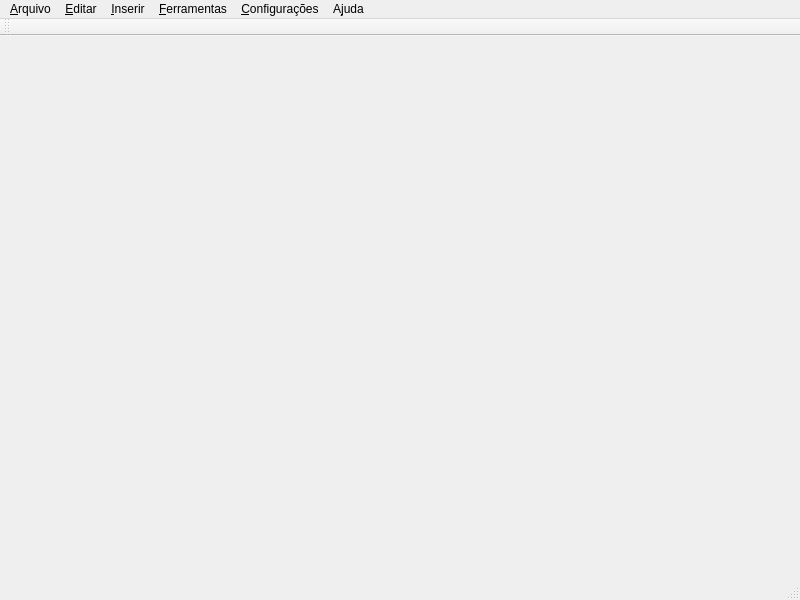
<?xml version="1.0" encoding="UTF-8"?>
<ui version="4.0">
 <class>MainWindow</class>
 <widget class="QMainWindow" name="MainWindow">
  <property name="geometry">
   <rect>
    <x>0</x>
    <y>0</y>
    <width>800</width>
    <height>600</height>
   </rect>
  </property>
  <property name="windowTitle">
   <string>Gerenciador SMESAP</string>
  </property>
  <widget class="QWidget" name="centralWidget"/>
  <widget class="QMenuBar" name="menuBar">
   <property name="geometry">
    <rect>
     <x>0</x>
     <y>0</y>
     <width>800</width>
     <height>21</height>
    </rect>
   </property>
   <widget class="QMenu" name="menu_arquivo">
    <property name="title">
     <string>&amp;Arquivo</string>
    </property>
    <addaction name="action_exportar_para_csv"/>
    <addaction name="action_sair"/>
   </widget>
   <widget class="QMenu" name="menu_editar">
    <property name="title">
     <string>&amp;Editar</string>
    </property>
    <widget class="QMenu" name="menu_excluir">
     <property name="title">
      <string>&amp;Excluir</string>
     </property>
     <addaction name="action_excluir_professores"/>
     <addaction name="action_excluir_situacoes"/>
     <addaction name="action_excluir_categorias"/>
     <addaction name="action_excluir_reg_jur"/>
     <addaction name="action_excluir_sedes"/>
     <addaction name="action_excluir_disciplinas"/>
    </widget>
    <addaction name="action_editar_professores"/>
    <addaction name="action_editar_situacao"/>
    <addaction name="action_editar_categoria"/>
    <addaction name="action_editar_reg_juridico"/>
    <addaction name="action_editar_sede"/>
    <addaction name="action_editar_disciplinas"/>
    <addaction name="menu_excluir"/>
   </widget>
   <widget class="QMenu" name="menu_ajuda">
    <property name="title">
     <string>A&amp;juda</string>
    </property>
    <addaction name="action_sobre_gsmesap"/>
    <addaction name="action_sobre_a_qt"/>
   </widget>
   <widget class="QMenu" name="menu_configuracoes">
    <property name="title">
     <string>&amp;Configurações</string>
    </property>
    <addaction name="action_configurar_conexao"/>
   </widget>
   <widget class="QMenu" name="menu_inserir">
    <property name="title">
     <string>&amp;Inserir</string>
    </property>
    <addaction name="action_inserir_situacao"/>
    <addaction name="action_inserir_categoria"/>
    <addaction name="action_inserir_reg_juridico"/>
    <addaction name="action_inserir_sede"/>
    <addaction name="action_inserir_disciplinas"/>
    <addaction name="action_inserir_professor"/>
   </widget>
   <widget class="QMenu" name="menu_ferramentas">
    <property name="title">
     <string>&amp;Ferramentas</string>
    </property>
    <addaction name="action_ferramentas_documentos"/>
   </widget>
   <addaction name="menu_arquivo"/>
   <addaction name="menu_editar"/>
   <addaction name="menu_inserir"/>
   <addaction name="menu_ferramentas"/>
   <addaction name="menu_configuracoes"/>
   <addaction name="menu_ajuda"/>
  </widget>
  <widget class="QToolBar" name="mainToolBar">
   <attribute name="toolBarArea">
    <enum>TopToolBarArea</enum>
   </attribute>
   <attribute name="toolBarBreak">
    <bool>false</bool>
   </attribute>
  </widget>
  <widget class="QStatusBar" name="statusBar"/>
  <action name="action_exportar_para_csv">
   <property name="text">
    <string>&amp;Exportar para csv...</string>
   </property>
   <property name="shortcut">
    <string>Ctrl+E</string>
   </property>
  </action>
  <action name="action_sair">
   <property name="text">
    <string>&amp;Sair</string>
   </property>
   <property name="shortcut">
    <string>Ctrl+Q</string>
   </property>
  </action>
  <action name="action_sobre_gsmesap">
   <property name="text">
    <string>&amp;Sobre GSMESAP...</string>
   </property>
  </action>
  <action name="action_sobre_a_qt">
   <property name="text">
    <string>S&amp;obre a Qt...</string>
   </property>
  </action>
  <action name="action_configurar_conexao">
   <property name="text">
    <string>&amp;Configurar Conexão...</string>
   </property>
  </action>
  <action name="action_editar_professores">
   <property name="text">
    <string>&amp;Professores</string>
   </property>
  </action>
  <action name="action_editar_situacao">
   <property name="text">
    <string>&amp;Situação</string>
   </property>
  </action>
  <action name="action_editar_categoria">
   <property name="text">
    <string>&amp;Categoria</string>
   </property>
  </action>
  <action name="action_editar_reg_juridico">
   <property name="text">
    <string>&amp;Regime Jurídico</string>
   </property>
  </action>
  <action name="action_editar_sede">
   <property name="text">
    <string>&amp;Sede</string>
   </property>
  </action>
  <action name="action_editar_disciplinas">
   <property name="text">
    <string>&amp;Disciplinas</string>
   </property>
  </action>
  <action name="action_inserir_situacao">
   <property name="text">
    <string>&amp;Situação...</string>
   </property>
  </action>
  <action name="action_inserir_categoria">
   <property name="text">
    <string>&amp;Categoria...</string>
   </property>
  </action>
  <action name="action_inserir_reg_juridico">
   <property name="text">
    <string>&amp;Regime Jurídico...</string>
   </property>
  </action>
  <action name="action_inserir_sede">
   <property name="text">
    <string>S&amp;ede...</string>
   </property>
  </action>
  <action name="action_inserir_disciplinas">
   <property name="text">
    <string>&amp;Disciplinas...</string>
   </property>
  </action>
  <action name="action_inserir_professor">
   <property name="text">
    <string>&amp;Professor...</string>
   </property>
  </action>
  <action name="action_excluir_professores">
   <property name="text">
    <string>Professores...</string>
   </property>
  </action>
  <action name="action_excluir_situacoes">
   <property name="text">
    <string>Situações...</string>
   </property>
  </action>
  <action name="action_excluir_categorias">
   <property name="text">
    <string>Categorias...</string>
   </property>
  </action>
  <action name="action_excluir_reg_jur">
   <property name="text">
    <string>Regimes Jurídicos...</string>
   </property>
  </action>
  <action name="action_excluir_sedes">
   <property name="text">
    <string>Sede...</string>
   </property>
  </action>
  <action name="action_excluir_disciplinas">
   <property name="text">
    <string>Disciplinas...</string>
   </property>
  </action>
  <action name="action_inserir_documento">
   <property name="text">
    <string>Documento...</string>
   </property>
  </action>
  <action name="action_ferramentas_documentos">
   <property name="text">
    <string>&amp;Documentos...</string>
   </property>
  </action>
 </widget>
 <layoutdefault spacing="6" margin="11"/>
 <resources/>
 <connections/>
</ui>
